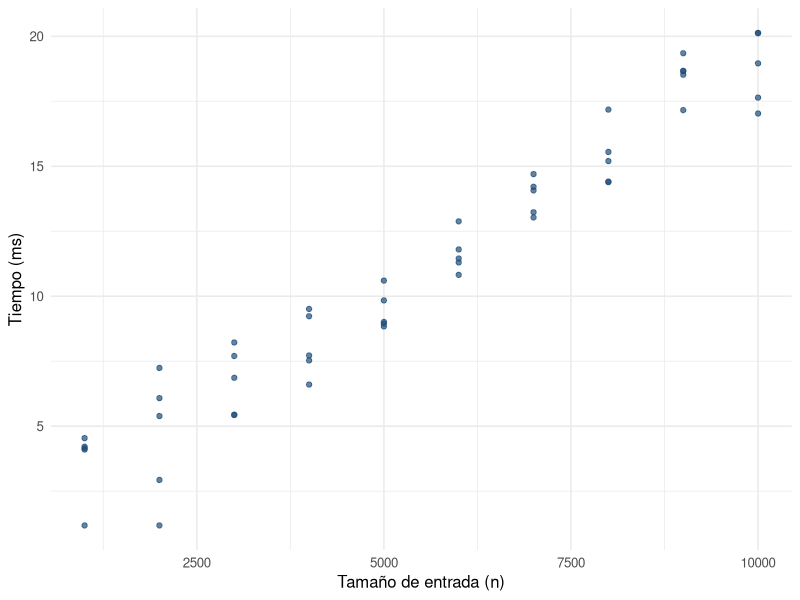
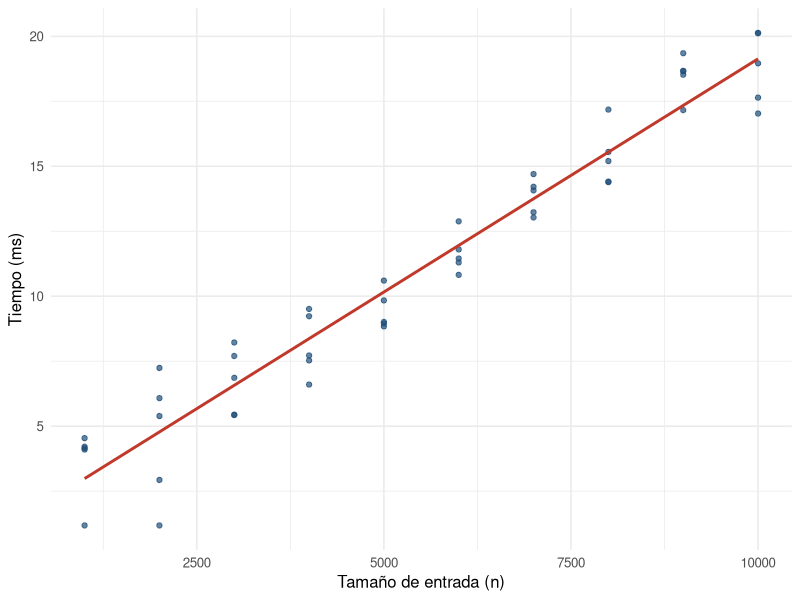
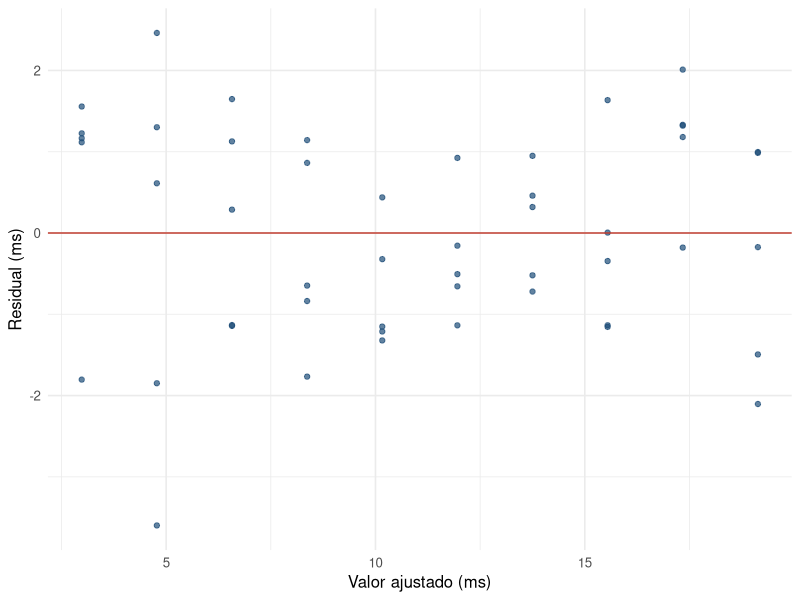

The R source for these figures, in order:
## ---- chunk 1
#| label: setup-cap3
#| include: false
library(tidyverse)
library(palmerpenguins)
theme_set(theme_minimal(base_size = 12))
## ---- chunk 2
#| label: fig-dispersion-alg
#| fig-cap: "Tiempo de ejecución según el tamaño de entrada (entorno Mac)."
#| fig-width: 5
#| fig-height: 3.4
alg <- read.csv("datos/algoritmos_regresion.csv")
mac <- filter(alg, entorno == "Mac")
ggplot(mac, aes(x = n, y = tiempo_ms)) +
  geom_point(color = "#1F4E79", alpha = 0.7) +
  labs(x = "Tamaño de entrada (n)", y = "Tiempo (ms)")
## ---- chunk 3
#| label: cor-alg
cor(mac$n, mac$tiempo_ms)
## ---- chunk 4
#| label: lm-alg
modelo <- lm(tiempo_ms ~ n, data = mac)
coef(modelo)
## ---- chunk 5
#| label: fig-recta-alg
#| fig-cap: "Recta de mínimos cuadrados sobre los datos."
#| fig-width: 5
#| fig-height: 3.4
ggplot(mac, aes(x = n, y = tiempo_ms)) +
  geom_point(color = "#1F4E79", alpha = 0.7) +
  geom_smooth(method = "lm", se = FALSE, color = "#C0392B") +
  labs(x = "Tamaño de entrada (n)", y = "Tiempo (ms)")
## ---- chunk 6
#| label: regresion-mano
xs <- c(1, 2, 3, 4, 5)
ys <- c(3.1, 4.8, 6.4, 8.3, 9.9)
cor(xs, ys)
coef(lm(ys ~ xs))
## ---- chunk 7
#| label: fig-residuales
#| fig-cap: "Residuales contra valores ajustados."
#| fig-width: 5
#| fig-height: 3.4
mac_aug <- mac |>
  mutate(ajustado = fitted(modelo),
         residual = resid(modelo))
ggplot(mac_aug, aes(x = ajustado, y = residual)) +
  geom_point(color = "#1F4E79", alpha = 0.7) +
  geom_hline(yintercept = 0, color = "#C0392B") +
  labs(x = "Valor ajustado (ms)", y = "Residual (ms)")
## ---- chunk 8
#| label: matriz-cor
penguins |>
  select(bill_length_mm, bill_depth_mm, flipper_length_mm, body_mass_g) |>
  cor(use = "complete.obs") |>
  round(2)
